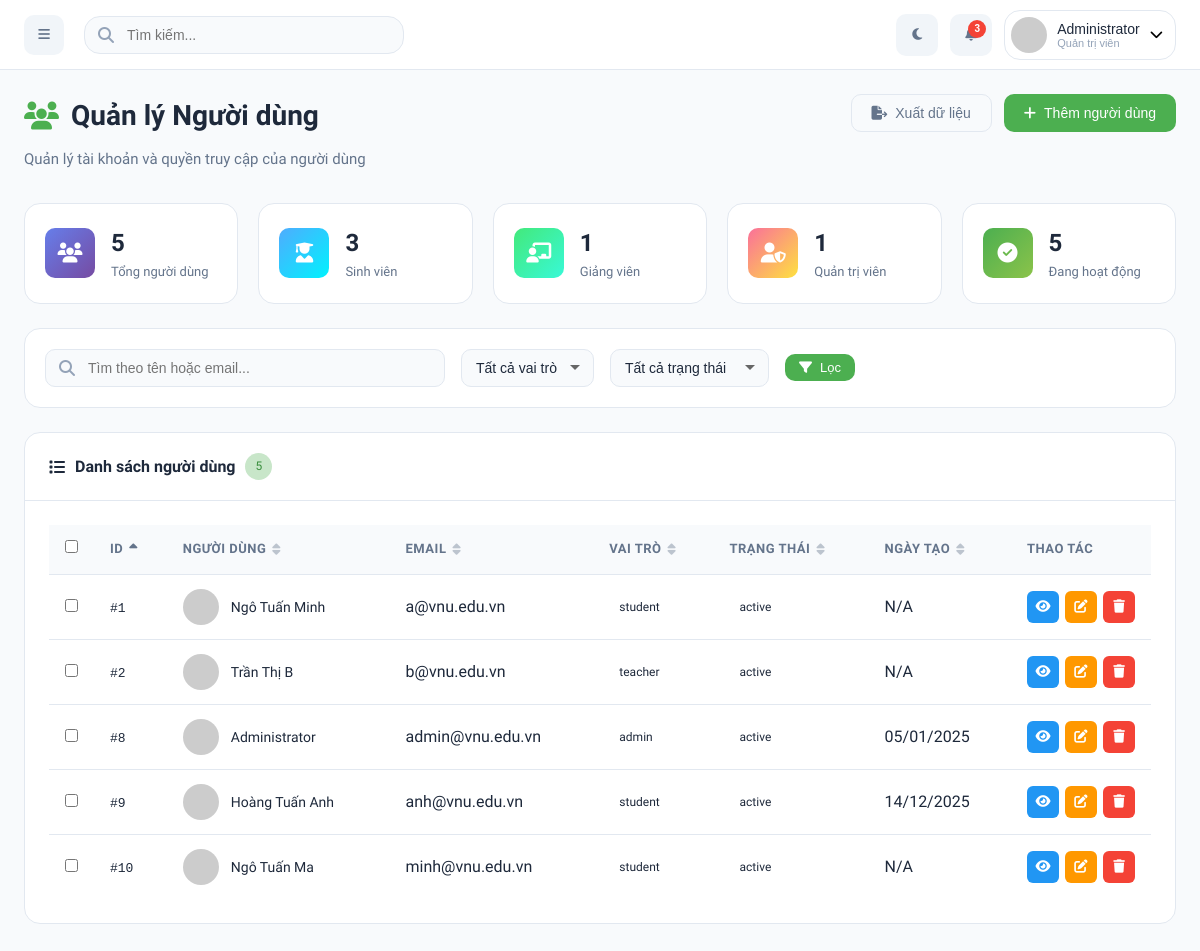
The page /admin/users.php?sort=id&order=ASC (signed in) on the database its author committed.
### tables this page shows
CREATE TABLE users (
    id INTEGER PRIMARY KEY AUTOINCREMENT,
    fullname TEXT NOT NULL,
    email TEXT UNIQUE NOT NULL,
    password TEXT NOT NULL,
    role TEXT DEFAULT 'student'
, `gender` TEXT, birthday date, `avatar` TEXT, `specialized` TEXT, created_at datetime, status TEXT active, `updated_at` TEXT);

### admin/users.php (the view, shortened to what this page needs)
<?php
require_once __DIR__ . '/../db/db_config.php';
$page = isset($_GET['page']) ? (int)$_GET['page'] : 1;
$limit = 15;
$offset = ($page - 1) * $limit;
$search = isset($_GET['search']) ? trim($_GET['search']) : '';
$role_filter = isset($_GET['role']) ? $_GET['role'] : '';
$status_filter = isset($_GET['status']) ? $_GET['status'] : '';
$sort_by = isset($_GET['sort']) ? $_GET['sort'] : 'created_at';
$sort_order = isset($_GET['order']) ? $_GET['order'] : 'DESC';
$sort_order = strtoupper($sort_order) === 'ASC' ? 'ASC' : 'DESC';
try {
    $where_conditions = [];
    $params = [];
    $where_clause = $where_conditions ? "WHERE " . implode(" AND ", $where_conditions) : "";
    $count_sql = "SELECT COUNT(*) FROM users $where_clause";
    $stmt = $pdo->prepare($count_sql);
    $stmt->execute($params);
    $total_users = $stmt->fetchColumn();
    $sql = "SELECT id, fullname, email, role, status, avatar, created_at
            FROM users $where_clause
            ORDER BY $sort_by $sort_order
            LIMIT $limit OFFSET $offset";
    $stmt = $pdo->prepare($sql);
    $stmt->execute($params);
    $users = $stmt->fetchAll(PDO::FETCH_ASSOC);
    $stats_sql = "SELECT
                    COUNT(*) as total,
                    SUM(CASE WHEN role = 'student' THEN 1 ELSE 0 END) as students,
                    SUM(CASE WHEN role = 'teacher' THEN 1 ELSE 0 END) as teachers,
                    SUM(CASE WHEN role = 'admin' THEN 1 ELSE 0 END) as admins,
                    SUM(CASE WHEN status = 'active' THEN 1 ELSE 0 END) as active,
                    SUM(CASE WHEN status = 'inactive' THEN 1 ELSE 0 END) as inactive,
                    SUM(CASE WHEN status = 'suspended' THEN 1 ELSE 0 END) as suspended
                  FROM users";
    $stats = $pdo->query($stats_sql)->fetch(PDO::FETCH_ASSOC);
} catch (PDOException $e) {
    $error_message = "Lỗi: " . $e->getMessage();
    $users = [];
    $total_users = 0;
    $total_pages = 0;
}
function buildSortUrl($column) {
    global $sort_by, $sort_order, $search, $role_filter, $status_filter;
    $new_order = ($sort_by === $column && $sort_order === 'ASC') ? 'DESC' : 'ASC';
    $params = array_filter([
        'search' => $search,
        'role' => $role_filter,
        'status' => $status_filter,
        'sort' => $column,
        'order' => $new_order
    ]);
    return '?' . http_build_query($params);
}
function getSortIcon($column) {
    global $sort_by, $sort_order;
    if ($sort_by !== $column) return '<i class="fas fa-sort text-muted"></i>';
    return $sort_order === 'ASC' ? '<i class="fas fa-sort-up"></i>' : '<i class="fas fa-sort-down"></i>';
}
?>
<!DOCTYPE html>
<html lang="vi">
<head>
    <link rel="stylesheet" href="https://cdnjs.cloudflare.com/ajax/libs/font-awesome/6.4.0/css/all.min.css">
    <link rel="stylesheet" href="css/admin-common.css">
    <link rel="stylesheet" href="css/users.css">
</head>
<body>
    <div class="main-wrapper">
        <?php include 'includes/header.php'; ?>
        <main class="main-content">
            <div class="page-header">
                <div class="page-header-left">
                    <h1><i class="fas fa-users"></i> Quản lý Người dùng</h1>
                    <p>Quản lý tài khoản và quyền truy cập của người dùng</p>
                </div>
                <div class="page-header-right">
                    <button class="btn btn-outline" onclick="exportUsers()">
                        <i class="fas fa-file-export"></i> Xuất dữ liệu
                    </button>
                    <button class="btn btn-primary" onclick="openModal('add-user-modal')">
                        <i class="fas fa-plus"></i> Thêm người dùng
                    </button>
                </div>
            </div>
            <div class="user-stats">
                <div class="user-stat-card">
                    <div class="stat-icon total">
                        <i class="fas fa-users"></i>
                    </div>
                    <div class="stat-content">
                        <span class="stat-number"><?php echo $stats['total'] ?? 0; ?></span>
                        <span class="stat-label">Tổng người dùng</span>
                    </div>
                </div>
                <div class="user-stat-card">
                    <div class="stat-icon students">
                        <i class="fas fa-user-graduate"></i>
                    </div>
                    <div class="stat-content">
                        <span class="stat-number"><?php echo $stats['students'] ?? 0; ?></span>
                        <span class="stat-label">Sinh viên</span>
                    </div>
                </div>
                <div class="user-stat-card">
                    <div class="stat-icon teachers">
                        <i class="fas fa-chalkboard-teacher"></i>
                    </div>
                    <div class="stat-content">
                        <span class="stat-number"><?php echo $stats['teachers'] ?? 0; ?></span>
                        <span class="stat-label">Giảng viên</span>
                    </div>
                </div>
                <div class="user-stat-card">
                    <div class="stat-icon admins">
                        <i class="fas fa-user-shield"></i>
                    </div>
                    <div class="stat-content">
                        <span class="stat-number"><?php echo $stats['admins'] ?? 0; ?></span>
                        <span class="stat-label">Quản trị viên</span>
                    </div>
                </div>
                <div class="user-stat-card">
                    <div class="stat-icon active">
                        <i class="fas fa-check-circle"></i>
                    </div>
                    <div class="stat-content">
                        <span class="stat-number"><?php echo $stats['active'] ?? 0; ?></span>
                        <span class="stat-label">Đang hoạt động</span>
                    </div>
                </div>
            </div>
            <div class="filters-card">
                <form method="GET" class="filters-form" id="filter-form">
                    <div class="search-wrapper">
                        <i class="fas fa-search"></i>
                        <input type="text" name="search" placeholder="Tìm theo tên hoặc email..."
                               value="<?php echo htmlspecialchars($search); ?>" class="search-input">
                    </div>
                    <div class="filter-group">
                        <select name="role" class="filter-select" onchange="this.form.submit()">
                            <option value="">Tất cả vai trò</option>
                        </select>
                    </div>
                    <div class="filter-group">
                        <select name="status" class="filter-select" onchange="this.form.submit()">
                            <option value="">Tất cả trạng thái</option>
                        </select>
                    </div>
                    <button type="submit" class="btn btn-primary btn-sm">
                        <i class="fas fa-filter"></i> Lọc
                    </button>
                </form>
            </div>
            <div class="card">
                <div class="card-header">
                    <h3>
                        <i class="fas fa-list"></i>
                        Danh sách người dùng
                        <span class="badge badge-primary"><?php echo $total_users; ?></span>
                    </h3>
                </div>
                <div class="card-body table-container">
                    <?php if (isset($error_message)): ?>
                        <div class="alert alert-danger">
                            <i class="fas fa-exclamation-circle alert-icon"></i>
                            <span><?php echo $error_message; ?></span>
                        </div>
                    <?php else: ?>
                        <table class="data-table">
                            <thead>
                                <tr>
                                    <th width="40">
                                        <input type="checkbox" id="select-all" onchange="toggleSelectAll()">
                                    </th>
                                    <th>
                                        <a href="<?php echo buildSortUrl('id'); ?>" class="sort-link">
                                            ID <?php echo getSortIcon('id'); ?>
                                        </a>
                                    </th>
                                    <th>
                                        <a href="<?php echo buildSortUrl('fullname'); ?>" class="sort-link">
                                            Người dùng <?php echo getSortIcon('fullname'); ?>
                                        </a>
                                    </th>
                                    <th>
                                        <a href="<?php echo buildSortUrl('email'); ?>" class="sort-link">
                                            Email <?php echo getSortIcon('email'); ?>
                                        </a>
                                    </th>
                                    <th>
                                        <a href="<?php echo buildSortUrl('role'); ?>" class="sort-link">
                                            Vai trò <?php echo getSortIcon('role'); ?>
                                        </a>
                                    </th>
                                    <th>
                                        <a href="<?php echo buildSortUrl('status'); ?>" class="sort-link">
                                            Trạng thái <?php echo getSortIcon('status'); ?>
                                        </a>
                                    </th>
                                    <th>
                                        <a href="<?php echo buildSortUrl('created_at'); ?>" class="sort-link">
                                            Ngày tạo <?php echo getSortIcon('created_at'); ?>
                                        </a>
                                    </th>
                                    <th width="120">Thao tác</th>
                                </tr>
                            </thead>
                            <tbody>
                                <?php foreach ($users as $user): ?>
                                    <tr data-user-id="<?php echo $user['id']; ?>">
                                        <td>
                                            <input type="checkbox" class="user-checkbox" value="<?php echo $user['id']; ?>" onchange="updateBulkActions()">
                                        </td>
                                        <td><code>#<?php echo $user['id']; ?></code></td>
                                        <td>
                                            <div class="user-cell">
                                                <div class="user-avatar-sm">
                                                    <?php if ($user['avatar']): ?>
                                                        <img src="<?php echo htmlspecialchars($user['avatar']); ?>" alt="Avatar">
                                                    <?php else: ?>
                                                        <img src="https://ui-avatars.com/api/?name=<?php echo urlencode($user['fullname']); ?>&background=4CAF50&color=fff" alt="Avatar">
                                                    <?php endif; ?>
                                                </div>
                                                <span class="user-name"><?php echo htmlspecialchars($user['fullname']); ?></span>
                                            </div>
                                        </td>
                                        <td><?php echo htmlspecialchars($user['email']); ?></td>
                                        <td>
                                            <?php
                                            $role_badges = [
                                                'student' => '<span class="badge badge-info"><i class="fas fa-user-graduate"></i> Sinh viên</span>',
                                                'teacher' => '<span class="badge badge-primary"><i class="fas fa-chalkboard-teacher"></i> Giảng viên</span>',
                                                'admin' => '<span class="badge badge-warning"><i class="fas fa-user-shield"></i> Admin</span>'
                                            ];
                                            echo $role_badges[$user['role']] ?? '<span class="badge">' . $user['role'] . '</span>';
                                            ?>
                                        </td>
                                        <td>
                                            <?php
                                            $status_badges = [
                                                'active' => '<span class="badge badge-success"><i class="fas fa-check-circle"></i> Hoạt động</span>',
                                                'inactive' => '<span class="badge badge-secondary"><i class="fas fa-minus-circle"></i> Không hoạt động</span>',
                                                'suspended' => '<span class="badge badge-danger"><i class="fas fa-ban"></i> Tạm ngưng</span>'
                                            ];
                                            echo $status_badges[$user['status']] ?? '<span class="badge">' . $user['status'] . '</span>';
                                            ?>
                                        </td>
                                        <td><?php echo $user['created_at'] ? date('d/m/Y', strtotime($user['created_at'])) : 'N/A'; ?></td>
                                        <td>
                                            <div class="action-buttons">
                                                <button class="btn-action btn-view" title="Xem chi tiết" onclick="viewUser(<?php echo $user['id']; ?>)">
                                                    <i class="fas fa-eye"></i>
                                                </button>
                                                <button class="btn-action btn-edit" title="Chỉnh sửa" onclick="editUser(<?php echo $user['id']; ?>)">
                                                    <i class="fas fa-edit"></i>
                                                </button>
                                                <button class="btn-action btn-delete" title="Xóa" onclick="deleteUser(<?php echo $user['id']; ?>, '<?php echo htmlspecialchars($user['fullname'], ENT_QUOTES); ?>')">
                                                    <i class="fas fa-trash"></i>
                                                </button>
                                            </div>
                                        </td>
                                    </tr>
                                <?php endforeach; ?>
                            </tbody>
                        </table>
                    <?php endif; ?>
                </div>
            </div>
        </main>
    </div>
</body>
</html>

### rows shown on the page
users: id "1", fullname "Ngô Tuấn Minh", email "a@vnu.edu.vn", role "student", status "active", shows "N/A"
users: id "2", fullname "Trần Thị B", email "b@vnu.edu.vn", role "teacher", status "active", shows "N/A"
users: id "8", fullname "Administrator", email "admin@vnu.edu.vn", role "admin", status "active", created_at "05/01/2025"
users: id "9", fullname "Hoàng Tuấn Anh", email "anh@vnu.edu.vn", role "student", status "active", created_at "14/12/2025"
users: id "10", fullname "Ngô Tuấn Ma", email "minh@vnu.edu.vn", role "student", status "active", shows "N/A"

### other values the page prints
$_SESSION['user'] "Administrator"
$stats['total'] "5"
$stats['students'] "3"
$stats['teachers'] "1"
$stats['admins'] "1"
$stats['active'] "5"
$total_users "5"
